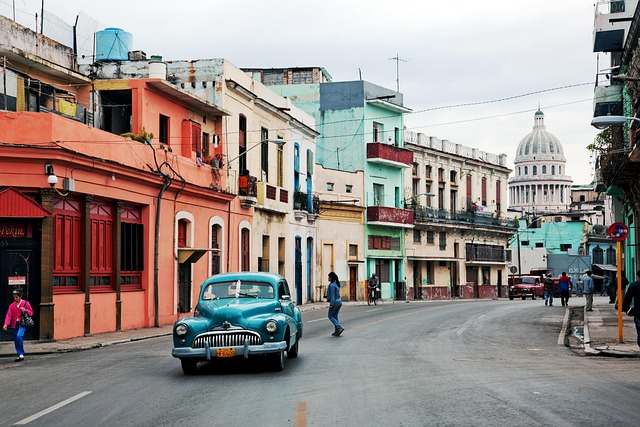
#> input picture images/cars.jpg, 640 x 427 px, found by its file name
$ python 7th_Transform.py
#> lines starting #> are read from the running program, lines starting #| are printed output that depends on the picture
import cv2
import numpy as np

img = cv2.imread('E:\OpenCV Image detections\images\cars.jpg')
#> img is the input picture: shape (427, 640, 3); mean B, G, R 136.9, 140.7, 149.5

cv2.imshow('image', img)

#transform
def transform(img, x,y):
#> called with x = 50, y = -100
    transform_Mat = np.float32([[1,0,x],[0,1,y]])
    dimention = (img.shape[1], img.shape[0])
#> dimention = (640, 427)
    return cv2.warpAffine(img, transform_Mat, dimention)
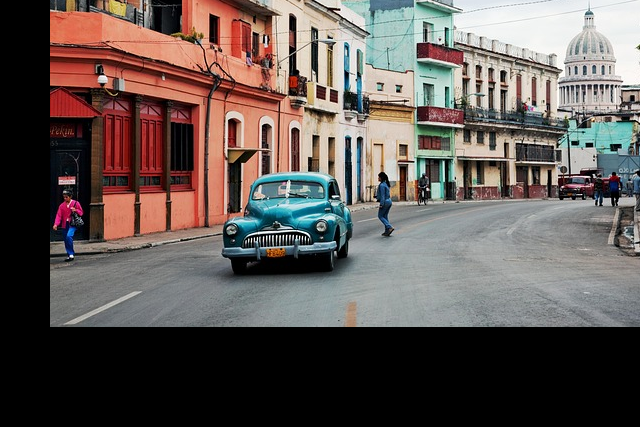
#> returned value: shape (427, 640, 3); mean of channels 0, 1, 2 84.7, 88.6, 97.9; drawn as B, G, R

transformed = transform(img, 50, -100)

cv2.imshow("transformed", transformed)

#resize
resized = cv2.resize(img, (700,500), interpolation=cv2.INTER_CUBIC)
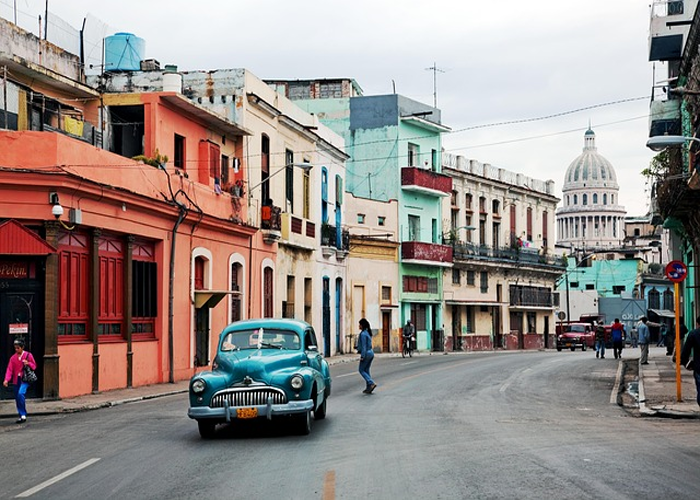
#> resized: shape (500, 700, 3); mean B, G, R 136.9, 140.7, 149.6
cv2.imshow('resize', resized)

#flip
fliped = cv2.flip(img, 1)
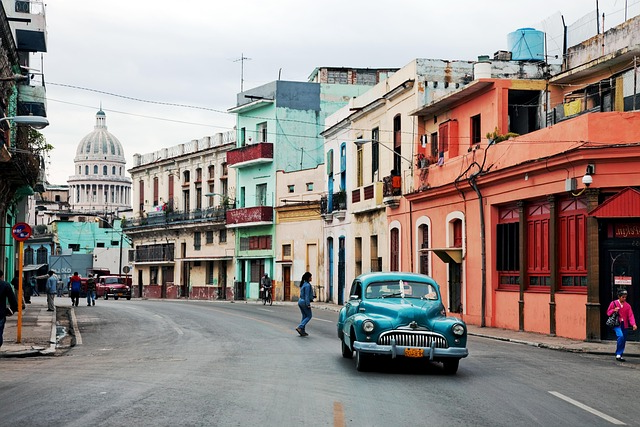
#> fliped: shape (427, 640, 3); mean B, G, R 136.9, 140.7, 149.5
cv2.imshow('flip', fliped)

#Rotate
def rotatingImage(img, angle, rotPoint):
#> called with angle = 45
    width = img.shape[1]
#> width = 640
    height = img.shape[0]
#> height = 427

    rotPoint = (width//2, height//2)
#> rotPoint = (320, 213)
    rotMat = cv2.getRotationMatrix2D(rotPoint, angle, 1.0)
    dimention = (width, height)
#> dimention = (640, 427)

    return cv2.warpAffine(img, rotMat, dimention)
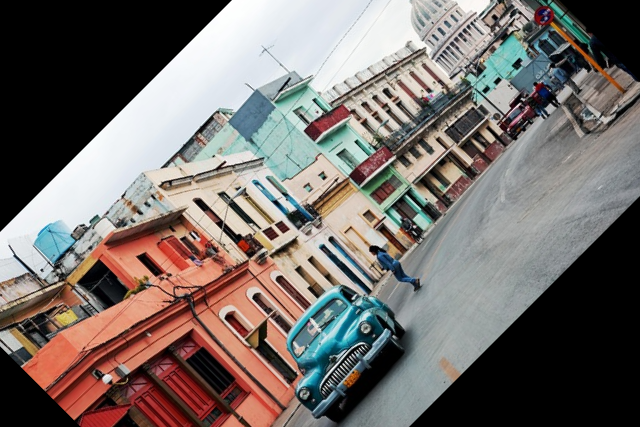
#> returned value: shape (427, 640, 3); mean of channels 0, 1, 2 106.3, 110.1, 117.8; drawn as B, G, R

rotating = rotatingImage(img, 45, None)
cv2.imshow('rotated',rotating)

cv2.waitKey(0)
